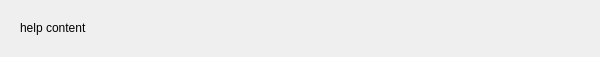
<?xml version="1.0" encoding="UTF-8"?>
<ui version="4.0">
 <class>Help</class>
 <widget class="QWidget" name="Help">
  <property name="geometry">
   <rect>
    <x>0</x>
    <y>0</y>
    <width>600</width>
    <height>57</height>
   </rect>
  </property>
  <property name="minimumSize">
   <size>
    <width>600</width>
    <height>0</height>
   </size>
  </property>
  <property name="maximumSize">
   <size>
    <width>600</width>
    <height>400</height>
   </size>
  </property>
  <property name="styleSheet">
   <string notr="true"/>
  </property>
  <layout class="QGridLayout" name="gridLayout_2">
   <property name="margin">
    <number>0</number>
   </property>
   <property name="spacing">
    <number>0</number>
   </property>
   <item row="0" column="0">
    <widget class="QWidget" name="helpContentFrame" native="true">
     <layout class="QGridLayout" name="gridLayout">
      <property name="margin">
       <number>20</number>
      </property>
      <property name="spacing">
       <number>10</number>
      </property>
      <item row="0" column="0" colspan="2">
       <widget class="QLabel" name="helpContent">
        <property name="sizePolicy">
         <sizepolicy hsizetype="Preferred" vsizetype="Fixed">
          <horstretch>0</horstretch>
          <verstretch>0</verstretch>
         </sizepolicy>
        </property>
        <property name="minimumSize">
         <size>
          <width>0</width>
          <height>0</height>
         </size>
        </property>
        <property name="text">
         <string>help content</string>
        </property>
        <property name="scaledContents">
         <bool>false</bool>
        </property>
        <property name="wordWrap">
         <bool>true</bool>
        </property>
        <property name="margin">
         <number>0</number>
        </property>
        <property name="indent">
         <number>0</number>
        </property>
       </widget>
      </item>
     </layout>
    </widget>
   </item>
  </layout>
 </widget>
 <resources>
  <include location="../../../../yali-theme-pardus/data.qrc"/>
 </resources>
 <connections/>
</ui>
